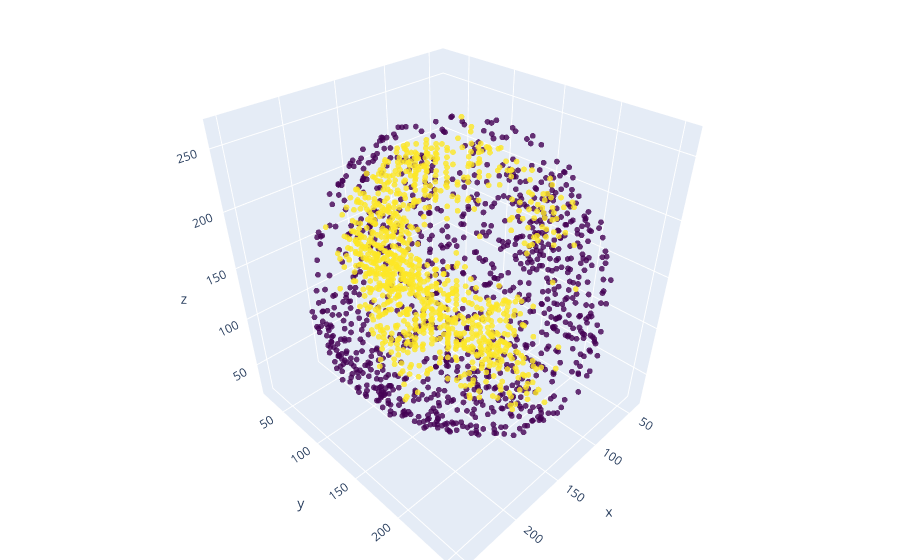

Write notebook code for a chart like this one.
### Code cell
import plotly.graph_objects as go
from plotly.subplots import make_subplots

fig = go.Figure(data=[go.Scatter3d(
    x=x,
    y=y,
    z=z,
    mode='markers',
    marker=dict(
        size=2,
        color=c,                # set color to an array/list of desired values
        colorscale='Viridis',   # choose a colorscale
        opacity=0.8
    )
)])

fig.update_layout(margin=dict(l=0, r=0, b=0, t=0))
fig.show()

### Figure 1 — Plotly figure (JSON) as saved in the notebook; plotly's stock layout.template omitted (floating-point values rounded to 4 significant figures; data arrays with more than 128 entries replaced by an {"elided": "..."} marker saying what was removed)
{"data": [{"marker": {"color": {"elided": "2000 int values"}, "colorscale": [[0, "#440154"], [0.1111, "#482878"], [0.2222, "#3e4989"], [0.3333, "#31688e"], [0.4444, "#26828e"], [0.5556, "#1f9e89"], [0.6667, "#35b779"], [0.7778, "#6ece58"], [0.8889, "#b5de2b"], [1, "#fde725"]], "opacity": 0.8, "size": 2}, "mode": "markers", "type": "scatter3d", "x": {"elided": "2000 int values"}, "y": {"elided": "2000 int values"}, "z": {"elided": "2000 int values"}}], "layout": {"margin": {"b": 0, "l": 0, "r": 0, "t": 0}}}
